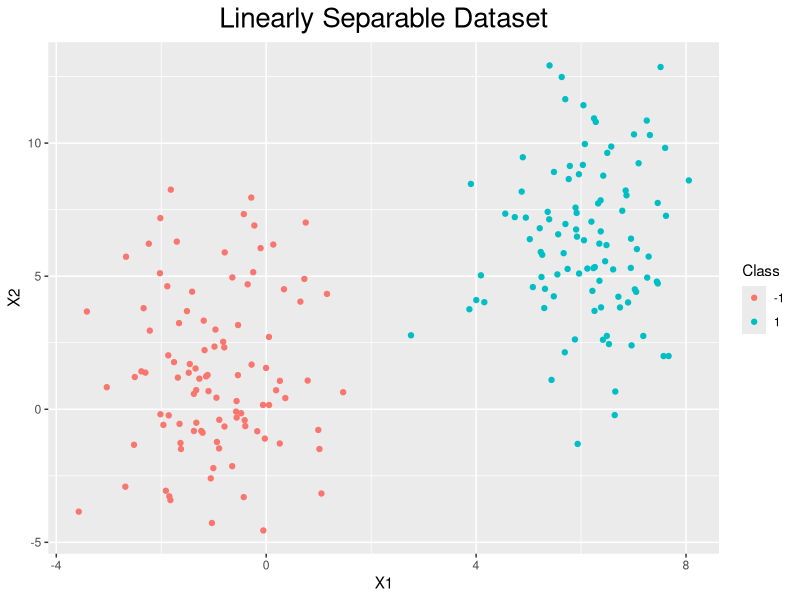
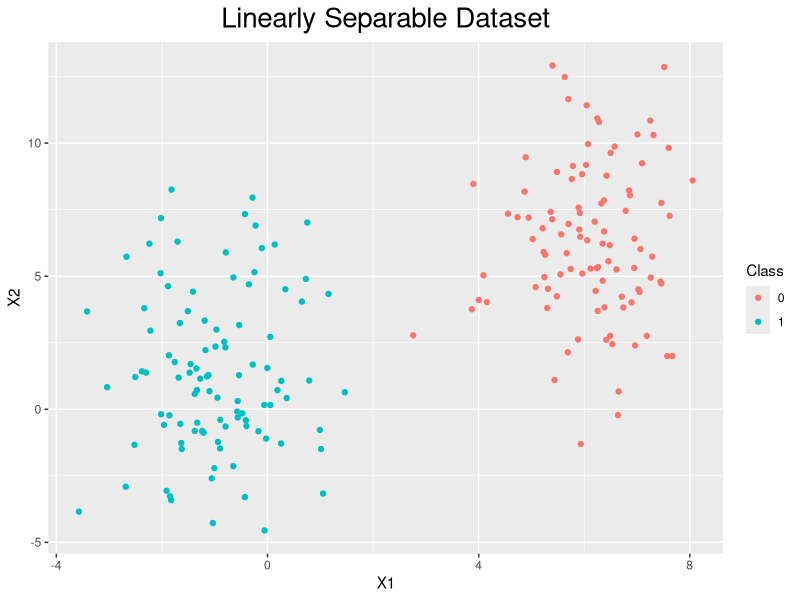
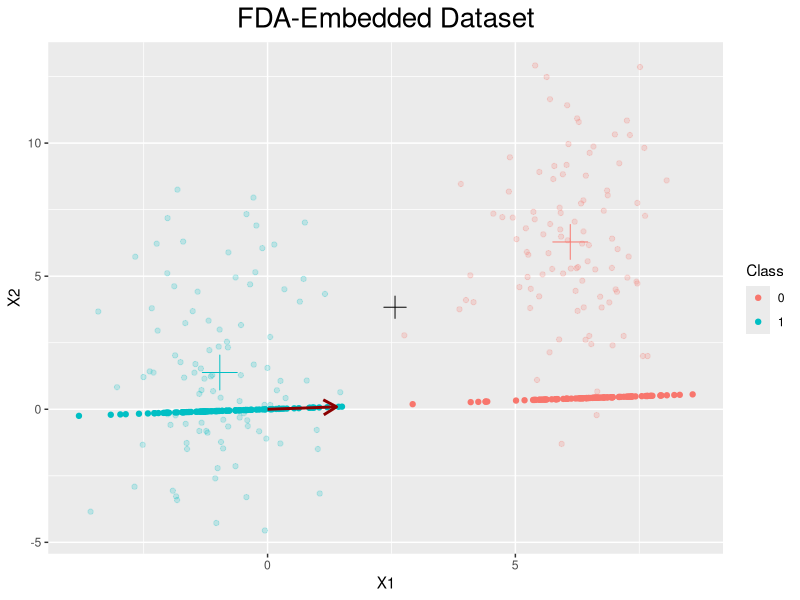
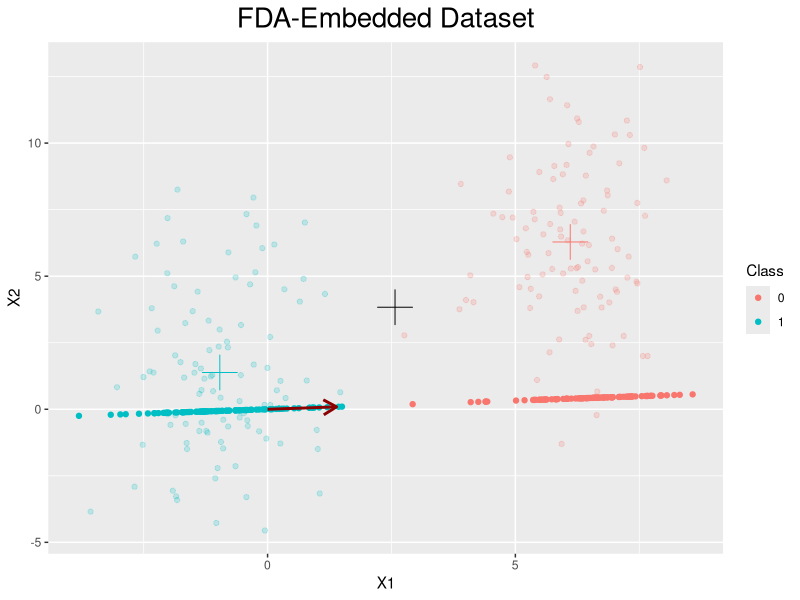

R code for these plots, in order:
## ---- chunk 1
knitr::opts_chunk$set(echo = TRUE)
## ---- chunk 2
library(MASS)
library(microbenchmark)
library(tidyverse)
## ---- chunk 3
kernel_matrix <- function(X, sigmasq, Y=NULL){
  if (is.null(Y)){
    Y <- X  # TODO: This might be risky for big matrices. How does R copy work? Maybe split the code into two?
  }
  n <- nrow(X)
  m <- nrow(Y)
  # Find three matrices above
  Xnorm <- matrix(apply(X^2, 1, sum), n, m)
  Ynorm <- matrix(apply(Y^2, 1, sum), n, m, byrow=TRUE)
  XY <- tcrossprod(X, Y)
  # TODO: In this case do we use median of XY? If we are using it for prediction
  # I think sigmasq should be found only from training set, not from testing set.
  # Therefore we should pass sigmasq as a parameter in this function, and should be calculated 
  # beforehand.
  return(exp(-(Xnorm - 2*XY + Ynorm) / (2*sigmasq)))
}
## ---- chunk 4
# Settings
n1 <- 100
n2 <- 100
m1 <- c(6, 6)
m2 <- c(-1, 1)
s1 <- matrix(c(1, 0, 0, 10), nrow=2, ncol=2)
s2 <- matrix(c(1, 0, 0, 10), nrow=2, ncol=2)
# Set a seed if you want
set.seed(123)
## ---- chunk 5
generate_binary_data <- function(n1, n2, m1, s1, m2, s2, label1=1, label2=-1){
  # x1, x2 and y for both classes
  class1 <- mvrnorm(n1, m1, s1)
  class2 <- mvrnorm(n2, m2, s2)
  y      <- c(rep(label1, n1), rep(label2, n2))
  # Generate dataframe
  data <- data.frame(rbind(class1, class2), y)
  return(data)
}
data <- generate_binary_data(n1, n2, m1, s1, m2, s2)
## ---- chunk 6
plot_dataset <- function(data){
  p <- ggplot(data=data, aes(x=X1, y=X2, color=as_factor(y))) + 
        geom_point() + 
        theme(plot.title=element_text(hjust=0.5, size=20)) + 
        labs(color="Class", title="Linearly Separable Dataset")
  return(p)
}
plot_dataset(data)
## ---- chunk 7
set.seed(123)
# We want it to be 0, 1
fda_data <- generate_binary_data(n1, n2, m1, s1, m2, s2, label1=0, label2=1)
X_fda <- fda_data %>% select(-y) %>% as.matrix
y_fda <- fda_data %>% select(y) %>% as.matrix
plot_dataset(fda_data)
## ---- chunk 8
fda_objective_factory <- function(X, flags){
  fda_objective <- function(w){
    # Calculate embedded dataset center
    mu <- mean(X %*% w)
    # Store embedded center for class k
    muks <- rep(0, ncol(flags))
    # Store within class scatterness
    swks <- rep(0, ncol(flags))
    # Store between class scatterness
    sbks <- rep(0, ncol(flags))
    for (class in 1:ncol(flags)){
      Xk <- X[flags[, class], ]
      mk <- mean(Xk %*% w)
      muks[class] <- mk
      swks[class] <- sum(((Xk %*% w) - mk)^2)
      sbks[class] <- sum(flags[, class]) * (mk - mu)^2
    }
    # Calculate objective value
    value <- sum(sbks) / sum(swks)
    # remember we want to maximize, but optim minimizes
    return(-value)
  }
  return(fda_objective)
}
## ---- chunk 9
make_flags <- function(y){
  # Find all class labels. We assume 0, ..., K-1 
  classes <- unique(y)
  # Spread to get one-hot encoding with logicals
  flags <- data.frame(y=y) %>% 
            mutate(rn=row_number(), value=1) %>% 
            spread(y, value, fill=0) %>% 
            select(-rn) %>% as.matrix %>% as.logical %>%
            matrix(nrow=nrow(y))
  return(flags)
}
## ---- chunk 10
flags <- make_flags(y_fda)
fda_objective <- fda_objective_factory(X_fda, flags)
w_start <- matrix(c(1, 1), ncol=1)
sol <- optim(par=w_start, fn=fda_objective, method="BFGS")$par
## ---- chunk 11
wdf <- data.frame(x=sol[1], y=sol[2], x0=c(0.0), y0=c(0.0))
# find unit vector w
sol_unit <- sol / sqrt(sum(sol^2))
# Embed
dot_products <- X_fda %*% sol_unit
# now get the new points, which should lie on a line
x_emb <- dot_products %*% t(sol_unit)
dfembed <- data.frame(x1=x_emb[, 1], x2=x_emb[, 2], y=y_fda)
# make a dataframe with the three means
datamean <- apply(X_fda, 2, mean)
c1mean   <- apply(X_fda[flags[, 1], ], 2, mean)
c2mean   <- apply(X_fda[flags[, 2], ], 2, mean)
dfclassmeans <- data.frame(
  x1=c(c1mean[1], c2mean[1]),
  x2=c(c1mean[2], c2mean[2]),
  y= c(0, 1)
)
dfmean <- data.frame(datameanx1=datamean[1], datameanx2=datamean[2])
ggplot() + 
  geom_point(data=dfmean, aes(x=datameanx1, y=datameanx2), color="black", size=5, shape=3) +
  geom_point(data=dfclassmeans, aes(x=x1, y=x2, color=as_factor(y)), shape=3, size=8, show.legend = FALSE) +
  geom_point(data=fda_data, aes(x=X1, y=X2, color=as_factor(y)), alpha=0.2) +
  geom_point(data=dfembed, aes(x=x1, y=x2, color=as_factor(y))) + 
  geom_segment(data=wdf, aes(x=x0, y=y0, xend=x, yend=y, color="w"), arrow = arrow(length=unit(0.15, "inches")), color="darkred", size=1) + 
  labs(color="Class", title="FDA-Embedded Dataset",
       x="X1", y="X2") + 
  theme(plot.title=element_text(hjust=0.5, size=20))
## ---- chunk 12
fda <- function(X, y){
  # Use y to create a logical one-hot encoding called `flags`
  classes <- unique(y)
  flags <- data.frame(y=y) %>% 
            mutate(rn=row_number(), value=1) %>% 
            spread(y, value, fill=0) %>% 
            select(-rn) %>% as.matrix %>% as.logical %>%
            matrix(nrow=nrow(y))
  # Define objective function 
  fda_objective <- function(w){
    mu <- mean(X %*% w)           # embedded DATASET center
    muks <- rep(0, ncol(flags))   # embedded center for class k
    swks <- rep(0, ncol(flags))   # within class scatterness
    sbks <- rep(0, ncol(flags))   # between class scatterness
    for (class in 1:ncol(flags)){
      Xk <- X[flags[, class], ]
      mk <- mean(Xk %*% w)
      muks[class] <- mk
      swks[class] <- sum(((Xk %*% w) - mk)^2)
      sbks[class] <- sum(flags[, class]) * (mk - mu)^2
    }
    # Calculate objective value
    value <- sum(sbks) / sum(swks)
    return(-value) # remember we want to maximize, but optim minimizes
  }
  # Optimize
  w_start <- matrix(1, nrow=ncol(X), ncol=1)
  sol <- optim(par=w_start, fn=fda_objective, method="BFGS")$par
  # Return object
  fda_object <- list(sol=sol, flags=flags, X=X, y=y)
  class(fda_object) <- "FDA"
  return(fda_object)
}
## ---- chunk 13
plot.FDA <- function(x, y=NULL, ...){
  # Find unit vector of w and take dot product
  sol_unit <- x$sol / sqrt(sum(x$sol^2))
  dot_products <-  x$X %*% sol_unit
  if (ncol(x$X) > 2){
    # Plot on a simple horizontal line
  df <- data.frame(x1=dot_products, x2=rep(0, nrow(dot_products)), y=x$y)
  p <- ggplot(data=df) + 
        geom_point(aes(x=x1, y=x2, color=as_factor(y)))
  } else {
    # Find embedded points in 2D
    x_emb <- dot_products %*% t(sol_unit)
    dfembed <- data.frame(x1=x_emb[, 1], x2=x_emb[, 2], y=y_fda)
    # Find data mean, and mean per cluster
    datamean <- apply(x$X, 2, mean)
    datamean <- data.frame(x=datamean[1], y=datamean[2])
    meanmatrix <- apply(x$flags, 2, 
          function(f){
            apply(x$X[f, ], 2, mean)
          })
    dfclassmeans <- data.frame(t(meanmatrix), y=(1:ncol(meanmatrix) - 1))
    # Plot
    p <- ggplot() + 
          geom_point(data=data.frame(x$X, x$y), aes(x=X1, y=X2, color=as_factor(y)), alpha=0.2) + 
          geom_point(data=dfclassmeans, aes(x=X1, y=X2, color=as_factor(y)), shape=3, size=8, show.legend=FALSE) + 
          geom_point(data=datamean, aes(x=x, y=y), size=8, shape=3, color="black") +
          geom_point(data=dfembed, aes(x=x1, y=x2, color=as_factor(y))) + 
          geom_segment(data=wdf, aes(x=x0, y=y0, xend=x, yend=y, color="w"), 
                       arrow = arrow(length=unit(0.15, "inches")), color="darkred", size=1)
  }
  p + 
    labs(color="Class", title="FDA-Embedded Dataset", x="X1", y="X2") + 
    theme(plot.title=element_text(hjust=0.5, size=20))
}
## ---- chunk 14
fda_object <- fda(X_fda, y_fda)
plot(fda_object)
